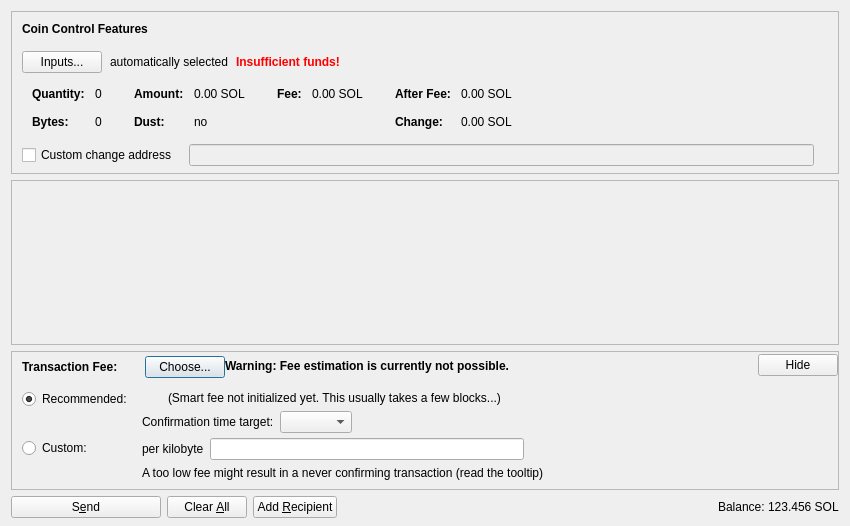
<?xml version="1.0" encoding="UTF-8"?>
<ui version="4.0">
 <class>SendCoinsDialog</class>
 <widget class="QDialog" name="SendCoinsDialog">
  <property name="geometry">
   <rect>
    <x>0</x>
    <y>0</y>
    <width>850</width>
    <height>526</height>
   </rect>
  </property>
  <property name="windowTitle">
   <string>Send Coins</string>
  </property>
  <layout class="QVBoxLayout" name="verticalLayout" stretch="0,1,0,0">
   <property name="bottomMargin">
    <number>8</number>
   </property>
   <item>
    <widget class="QFrame" name="frameCoinControl">
     <property name="sizePolicy">
      <sizepolicy hsizetype="Expanding" vsizetype="Expanding">
       <horstretch>0</horstretch>
       <verstretch>0</verstretch>
      </sizepolicy>
     </property>
     <property name="maximumSize">
      <size>
       <width>16777215</width>
       <height>16777215</height>
      </size>
     </property>
     <property name="frameShape">
      <enum>QFrame::StyledPanel</enum>
     </property>
     <property name="frameShadow">
      <enum>QFrame::Sunken</enum>
     </property>
     <layout class="QVBoxLayout" name="verticalLayoutCoinControl2">
      <property name="spacing">
       <number>0</number>
      </property>
      <property name="leftMargin">
       <number>0</number>
      </property>
      <property name="topMargin">
       <number>0</number>
      </property>
      <property name="rightMargin">
       <number>0</number>
      </property>
      <property name="bottomMargin">
       <number>6</number>
      </property>
      <item>
       <layout class="QVBoxLayout" name="verticalLayoutCoinControl" stretch="0,0,0,0,1">
        <property name="spacing">
         <number>0</number>
        </property>
        <property name="leftMargin">
         <number>10</number>
        </property>
        <property name="topMargin">
         <number>10</number>
        </property>
        <item>
         <layout class="QHBoxLayout" name="horizontalLayoutCoinControl1">
          <property name="bottomMargin">
           <number>15</number>
          </property>
          <item>
           <widget class="QLabel" name="labelCoinControlFeatures">
            <property name="sizePolicy">
             <sizepolicy hsizetype="Preferred" vsizetype="Maximum">
              <horstretch>0</horstretch>
              <verstretch>0</verstretch>
             </sizepolicy>
            </property>
            <property name="font">
             <font>
              <weight>75</weight>
              <bold>true</bold>
             </font>
            </property>
            <property name="styleSheet">
             <string notr="true">font-weight:bold;</string>
            </property>
            <property name="text">
             <string>Coin Control Features</string>
            </property>
           </widget>
          </item>
         </layout>
        </item>
        <item>
         <layout class="QHBoxLayout" name="horizontalLayoutCoinControl2" stretch="0,0,0,0">
          <property name="spacing">
           <number>8</number>
          </property>
          <property name="bottomMargin">
           <number>10</number>
          </property>
          <item>
           <widget class="QPushButton" name="pushButtonCoinControl">
            <property name="styleSheet">
             <string notr="true"/>
            </property>
            <property name="text">
             <string>Inputs...</string>
            </property>
            <property name="autoDefault">
             <bool>false</bool>
            </property>
           </widget>
          </item>
          <item>
           <widget class="QLabel" name="labelCoinControlAutomaticallySelected">
            <property name="text">
             <string>automatically selected</string>
            </property>
            <property name="margin">
             <number>5</number>
            </property>
           </widget>
          </item>
          <item>
           <widget class="QLabel" name="labelCoinControlInsuffFunds">
            <property name="font">
             <font>
              <weight>75</weight>
              <bold>true</bold>
             </font>
            </property>
            <property name="styleSheet">
             <string notr="true">color:red;font-weight:bold;</string>
            </property>
            <property name="text">
             <string>Insufficient funds!</string>
            </property>
            <property name="margin">
             <number>5</number>
            </property>
           </widget>
          </item>
          <item>
           <spacer name="horizontalSpacerCoinControl">
            <property name="orientation">
             <enum>Qt::Horizontal</enum>
            </property>
            <property name="sizeHint" stdset="0">
             <size>
              <width>40</width>
              <height>1</height>
             </size>
            </property>
           </spacer>
          </item>
         </layout>
        </item>
        <item>
         <widget class="QWidget" name="widgetCoinControl" native="true">
          <property name="sizePolicy">
           <sizepolicy hsizetype="Preferred" vsizetype="Preferred">
            <horstretch>0</horstretch>
            <verstretch>0</verstretch>
           </sizepolicy>
          </property>
          <property name="minimumSize">
           <size>
            <width>0</width>
            <height>0</height>
           </size>
          </property>
          <property name="styleSheet">
           <string notr="true"/>
          </property>
          <layout class="QHBoxLayout" name="horizontalLayoutCoinControl5">
           <property name="leftMargin">
            <number>0</number>
           </property>
           <property name="topMargin">
            <number>0</number>
           </property>
           <property name="rightMargin">
            <number>0</number>
           </property>
           <property name="bottomMargin">
            <number>0</number>
           </property>
           <item>
            <layout class="QHBoxLayout" name="horizontalLayoutCoinControl3" stretch="0,0,0,1">
             <property name="spacing">
              <number>20</number>
             </property>
             <property name="topMargin">
              <number>0</number>
             </property>
             <property name="bottomMargin">
              <number>10</number>
             </property>
             <item>
              <layout class="QFormLayout" name="formLayoutCoinControl1">
               <property name="horizontalSpacing">
                <number>10</number>
               </property>
               <property name="verticalSpacing">
                <number>14</number>
               </property>
               <property name="leftMargin">
                <number>10</number>
               </property>
               <property name="topMargin">
                <number>4</number>
               </property>
               <property name="rightMargin">
                <number>6</number>
               </property>
               <item row="0" column="0">
                <widget class="QLabel" name="labelCoinControlQuantityText">
                 <property name="font">
                  <font>
                   <weight>75</weight>
                   <bold>true</bold>
                  </font>
                 </property>
                 <property name="text">
                  <string>Quantity:</string>
                 </property>
                 <property name="margin">
                  <number>0</number>
                 </property>
                </widget>
               </item>
               <item row="0" column="1">
                <widget class="QLabel" name="labelCoinControlQuantity">
                 <property name="cursor">
                  <cursorShape>IBeamCursor</cursorShape>
                 </property>
                 <property name="contextMenuPolicy">
                  <enum>Qt::ActionsContextMenu</enum>
                 </property>
                 <property name="text">
                  <string notr="true">0</string>
                 </property>
                 <property name="margin">
                  <number>0</number>
                 </property>
                 <property name="textInteractionFlags">
                  <set>Qt::LinksAccessibleByMouse|Qt::TextSelectableByKeyboard|Qt::TextSelectableByMouse</set>
                 </property>
                </widget>
               </item>
               <item row="1" column="0">
                <widget class="QLabel" name="labelCoinControlBytesText">
                 <property name="font">
                  <font>
                   <weight>75</weight>
                   <bold>true</bold>
                  </font>
                 </property>
                 <property name="text">
                  <string>Bytes:</string>
                 </property>
                </widget>
               </item>
               <item row="1" column="1">
                <widget class="QLabel" name="labelCoinControlBytes">
                 <property name="cursor">
                  <cursorShape>IBeamCursor</cursorShape>
                 </property>
                 <property name="contextMenuPolicy">
                  <enum>Qt::ActionsContextMenu</enum>
                 </property>
                 <property name="text">
                  <string notr="true">0</string>
                 </property>
                 <property name="textInteractionFlags">
                  <set>Qt::LinksAccessibleByMouse|Qt::TextSelectableByKeyboard|Qt::TextSelectableByMouse</set>
                 </property>
                </widget>
               </item>
              </layout>
             </item>
             <item>
              <layout class="QFormLayout" name="formLayoutCoinControl2">
               <property name="horizontalSpacing">
                <number>10</number>
               </property>
               <property name="verticalSpacing">
                <number>14</number>
               </property>
               <property name="leftMargin">
                <number>6</number>
               </property>
               <property name="topMargin">
                <number>4</number>
               </property>
               <property name="rightMargin">
                <number>6</number>
               </property>
               <item row="0" column="0">
                <widget class="QLabel" name="labelCoinControlAmountText">
                 <property name="font">
                  <font>
                   <weight>75</weight>
                   <bold>true</bold>
                  </font>
                 </property>
                 <property name="text">
                  <string>Amount:</string>
                 </property>
                 <property name="margin">
                  <number>0</number>
                 </property>
                </widget>
               </item>
               <item row="0" column="1">
                <widget class="QLabel" name="labelCoinControlAmount">
                 <property name="cursor">
                  <cursorShape>IBeamCursor</cursorShape>
                 </property>
                 <property name="contextMenuPolicy">
                  <enum>Qt::ActionsContextMenu</enum>
                 </property>
                 <property name="text">
                  <string notr="true">0.00 SOL</string>
                 </property>
                 <property name="textInteractionFlags">
                  <set>Qt::LinksAccessibleByMouse|Qt::TextSelectableByKeyboard|Qt::TextSelectableByMouse</set>
                 </property>
                </widget>
               </item>
               <item row="1" column="0">
                <widget class="QLabel" name="labelCoinControlLowOutputText">
                 <property name="font">
                  <font>
                   <weight>75</weight>
                   <bold>true</bold>
                  </font>
                 </property>
                 <property name="text">
                  <string>Dust:</string>
                 </property>
                </widget>
               </item>
               <item row="1" column="1">
                <widget class="QLabel" name="labelCoinControlLowOutput">
                 <property name="cursor">
                  <cursorShape>IBeamCursor</cursorShape>
                 </property>
                 <property name="contextMenuPolicy">
                  <enum>Qt::ActionsContextMenu</enum>
                 </property>
                 <property name="text">
                  <string notr="true">no</string>
                 </property>
                 <property name="textInteractionFlags">
                  <set>Qt::LinksAccessibleByMouse|Qt::TextSelectableByKeyboard|Qt::TextSelectableByMouse</set>
                 </property>
                </widget>
               </item>
              </layout>
             </item>
             <item>
              <layout class="QFormLayout" name="formLayoutCoinControl3">
               <property name="horizontalSpacing">
                <number>10</number>
               </property>
               <property name="verticalSpacing">
                <number>14</number>
               </property>
               <property name="leftMargin">
                <number>6</number>
               </property>
               <property name="topMargin">
                <number>4</number>
               </property>
               <property name="rightMargin">
                <number>6</number>
               </property>
               <item row="0" column="0">
                <widget class="QLabel" name="labelCoinControlFeeText">
                 <property name="font">
                  <font>
                   <weight>75</weight>
                   <bold>true</bold>
                  </font>
                 </property>
                 <property name="text">
                  <string>Fee:</string>
                 </property>
                 <property name="margin">
                  <number>0</number>
                 </property>
                </widget>
               </item>
               <item row="0" column="1">
                <widget class="QLabel" name="labelCoinControlFee">
                 <property name="cursor">
                  <cursorShape>IBeamCursor</cursorShape>
                 </property>
                 <property name="contextMenuPolicy">
                  <enum>Qt::ActionsContextMenu</enum>
                 </property>
                 <property name="text">
                  <string notr="true">0.00 SOL</string>
                 </property>
                 <property name="textInteractionFlags">
                  <set>Qt::LinksAccessibleByMouse|Qt::TextSelectableByKeyboard|Qt::TextSelectableByMouse</set>
                 </property>
                </widget>
               </item>
              </layout>
             </item>
             <item>
              <layout class="QFormLayout" name="formLayoutCoinControl4">
               <property name="horizontalSpacing">
                <number>10</number>
               </property>
               <property name="verticalSpacing">
                <number>14</number>
               </property>
               <property name="leftMargin">
                <number>6</number>
               </property>
               <property name="topMargin">
                <number>4</number>
               </property>
               <property name="rightMargin">
                <number>6</number>
               </property>
               <item row="0" column="0">
                <widget class="QLabel" name="labelCoinControlAfterFeeText">
                 <property name="font">
                  <font>
                   <weight>75</weight>
                   <bold>true</bold>
                  </font>
                 </property>
                 <property name="text">
                  <string>After Fee:</string>
                 </property>
                 <property name="margin">
                  <number>0</number>
                 </property>
                </widget>
               </item>
               <item row="0" column="1">
                <widget class="QLabel" name="labelCoinControlAfterFee">
                 <property name="cursor">
                  <cursorShape>IBeamCursor</cursorShape>
                 </property>
                 <property name="contextMenuPolicy">
                  <enum>Qt::ActionsContextMenu</enum>
                 </property>
                 <property name="text">
                  <string notr="true">0.00 SOL</string>
                 </property>
                 <property name="textInteractionFlags">
                  <set>Qt::LinksAccessibleByMouse|Qt::TextSelectableByKeyboard|Qt::TextSelectableByMouse</set>
                 </property>
                </widget>
               </item>
               <item row="1" column="0">
                <widget class="QLabel" name="labelCoinControlChangeText">
                 <property name="font">
                  <font>
                   <weight>75</weight>
                   <bold>true</bold>
                  </font>
                 </property>
                 <property name="text">
                  <string>Change:</string>
                 </property>
                </widget>
               </item>
               <item row="1" column="1">
                <widget class="QLabel" name="labelCoinControlChange">
                 <property name="cursor">
                  <cursorShape>IBeamCursor</cursorShape>
                 </property>
                 <property name="contextMenuPolicy">
                  <enum>Qt::ActionsContextMenu</enum>
                 </property>
                 <property name="text">
                  <string notr="true">0.00 SOL</string>
                 </property>
                 <property name="textInteractionFlags">
                  <set>Qt::LinksAccessibleByMouse|Qt::TextSelectableByKeyboard|Qt::TextSelectableByMouse</set>
                 </property>
                </widget>
               </item>
              </layout>
             </item>
            </layout>
           </item>
          </layout>
         </widget>
        </item>
        <item>
         <layout class="QHBoxLayout" name="horizontalLayoutCoinControl4" stretch="0,0,0">
          <property name="spacing">
           <number>12</number>
          </property>
          <property name="sizeConstraint">
           <enum>QLayout::SetDefaultConstraint</enum>
          </property>
          <property name="topMargin">
           <number>5</number>
          </property>
          <property name="rightMargin">
           <number>5</number>
          </property>
          <item>
           <widget class="QCheckBox" name="checkBoxCoinControlChange">
            <property name="toolTip">
             <string>If this is activated, but the change address is empty or invalid, change will be sent to a newly generated address.</string>
            </property>
            <property name="text">
             <string>Custom change address</string>
            </property>
           </widget>
          </item>
          <item>
           <widget class="QValidatedLineEdit" name="lineEditCoinControlChange">
            <property name="enabled">
             <bool>false</bool>
            </property>
            <property name="sizePolicy">
             <sizepolicy hsizetype="Expanding" vsizetype="Fixed">
              <horstretch>0</horstretch>
              <verstretch>0</verstretch>
             </sizepolicy>
            </property>
           </widget>
          </item>
          <item>
           <widget class="QLabel" name="labelCoinControlChangeLabel">
            <property name="sizePolicy">
             <sizepolicy hsizetype="Preferred" vsizetype="Expanding">
              <horstretch>0</horstretch>
              <verstretch>0</verstretch>
             </sizepolicy>
            </property>
            <property name="minimumSize">
             <size>
              <width>0</width>
              <height>0</height>
             </size>
            </property>
            <property name="text">
             <string/>
            </property>
            <property name="margin">
             <number>3</number>
            </property>
           </widget>
          </item>
         </layout>
        </item>
        <item>
         <spacer name="verticalSpacerCoinControl">
          <property name="orientation">
           <enum>Qt::Vertical</enum>
          </property>
          <property name="sizeHint" stdset="0">
           <size>
            <width>800</width>
            <height>1</height>
           </size>
          </property>
         </spacer>
        </item>
       </layout>
      </item>
     </layout>
    </widget>
   </item>
   <item>
    <widget class="QScrollArea" name="scrollArea">
     <property name="widgetResizable">
      <bool>true</bool>
     </property>
     <widget class="QWidget" name="scrollAreaWidgetContents">
      <property name="geometry">
       <rect>
        <x>0</x>
        <y>0</y>
        <width>830</width>
        <height>104</height>
       </rect>
      </property>
      <layout class="QVBoxLayout" name="verticalLayout_2" stretch="0,1">
       <property name="leftMargin">
        <number>0</number>
       </property>
       <property name="topMargin">
        <number>0</number>
       </property>
       <property name="rightMargin">
        <number>0</number>
       </property>
       <property name="bottomMargin">
        <number>0</number>
       </property>
       <item>
        <layout class="QVBoxLayout" name="entries">
         <property name="spacing">
          <number>6</number>
         </property>
        </layout>
       </item>
       <item>
        <spacer name="verticalSpacer">
         <property name="orientation">
          <enum>Qt::Vertical</enum>
         </property>
         <property name="sizeHint" stdset="0">
          <size>
           <width>20</width>
           <height>40</height>
          </size>
         </property>
        </spacer>
       </item>
      </layout>
     </widget>
    </widget>
   </item>
   <item>
    <widget class="QFrame" name="frameFee">
     <property name="sizePolicy">
      <sizepolicy hsizetype="Expanding" vsizetype="Expanding">
       <horstretch>0</horstretch>
       <verstretch>0</verstretch>
      </sizepolicy>
     </property>
     <property name="maximumSize">
      <size>
       <width>16777215</width>
       <height>16777215</height>
      </size>
     </property>
     <property name="frameShape">
      <enum>QFrame::StyledPanel</enum>
     </property>
     <property name="frameShadow">
      <enum>QFrame::Sunken</enum>
     </property>
     <layout class="QVBoxLayout" name="verticalLayoutFee1">
      <property name="spacing">
       <number>0</number>
      </property>
      <property name="leftMargin">
       <number>0</number>
      </property>
      <property name="topMargin">
       <number>0</number>
      </property>
      <property name="rightMargin">
       <number>0</number>
      </property>
      <property name="bottomMargin">
       <number>0</number>
      </property>
      <item>
       <layout class="QVBoxLayout" name="verticalLayoutFee2" stretch="0,0,0">
        <property name="spacing">
         <number>0</number>
        </property>
        <property name="leftMargin">
         <number>10</number>
        </property>
        <property name="topMargin">
         <number>0</number>
        </property>
        <item>
         <layout class="QHBoxLayout" name="horizontalLayoutFee1">
          <property name="bottomMargin">
           <number>0</number>
          </property>
          <item>
           <layout class="QVBoxLayout" name="verticalLayoutFee7">
            <property name="spacing">
             <number>0</number>
            </property>
            <item>
             <spacer name="verticalSpacerSmartFee">
              <property name="orientation">
               <enum>Qt::Vertical</enum>
              </property>
              <property name="sizeType">
               <enum>QSizePolicy::Fixed</enum>
              </property>
              <property name="sizeHint" stdset="0">
               <size>
                <width>1</width>
                <height>4</height>
               </size>
              </property>
             </spacer>
            </item>
            <item>
             <layout class="QHBoxLayout" name="horizontalLayoutSmartFee">
              <property name="spacing">
               <number>10</number>
              </property>
              <item>
               <widget class="QLabel" name="labelFeeHeadline">
                <property name="sizePolicy">
                 <sizepolicy hsizetype="Preferred" vsizetype="Maximum">
                  <horstretch>0</horstretch>
                  <verstretch>0</verstretch>
                 </sizepolicy>
                </property>
                <property name="font">
                 <font>
                  <weight>75</weight>
                  <bold>true</bold>
                 </font>
                </property>
                <property name="styleSheet">
                 <string notr="true">font-weight:bold;</string>
                </property>
                <property name="text">
                 <string>Transaction Fee:</string>
                </property>
               </widget>
              </item>
              <item>
               <widget class="QLabel" name="labelFeeMinimized">
                <property name="text">
                 <string/>
                </property>
               </widget>
              </item>
              <item>
               <widget class="QPushButton" name="buttonChooseFee">
                <property name="text">
                 <string>Choose...</string>
                </property>
               </widget>
              </item>
             </layout>
            </item>
            <item>
             <spacer name="verticalSpacer_5">
              <property name="orientation">
               <enum>Qt::Vertical</enum>
              </property>
              <property name="sizeHint" stdset="0">
               <size>
                <width>1</width>
                <height>1</height>
               </size>
              </property>
             </spacer>
            </item>
           </layout>
          </item>
          <item>
           <widget class="QLabel" name="fallbackFeeWarningLabel">
            <property name="toolTip">
             <string>Using the fallbackfee can result in sending a transaction that will take several hours or days (or never) to confirm. Consider choosing your fee manually or wait until you have validated the complete chain.</string>
            </property>
            <property name="font">
            <font>
                <weight>75</weight>
                <bold>true</bold>
            </font>
            </property>
            <property name="text">
             <string>Warning: Fee estimation is currently not possible.</string>
            </property>
            <property name="wordWrap">
             <bool>false</bool>
            </property>
           </widget>
          </item>
          <item>
           <spacer name="horizontalSpacer_4">
            <property name="orientation">
             <enum>Qt::Horizontal</enum>
            </property>
            <property name="sizeType">
             <enum>QSizePolicy::MinimumExpanding</enum>
            </property>
            <property name="sizeHint" stdset="0">
             <size>
              <width>40</width>
              <height>20</height>
             </size>
            </property>
           </spacer>
          </item>
          <item>
           <widget class="QPushButton" name="buttonMinimizeFee">
            <property name="toolTip">
             <string>collapse fee-settings</string>
            </property>
            <property name="text">
             <string>Hide</string>
            </property>
           </widget>
          </item>
         </layout>
        </item>
        <item>
         <widget class="QFrame" name="frameFeeSelection">
          <layout class="QVBoxLayout" name="verticalLayoutFee12">
           <property name="spacing">
            <number>0</number>
           </property>
           <property name="leftMargin">
            <number>0</number>
           </property>
           <property name="topMargin">
            <number>0</number>
           </property>
           <property name="rightMargin">
            <number>0</number>
           </property>
           <property name="bottomMargin">
            <number>0</number>
           </property>
           <item>
            <layout class="QGridLayout" name="gridLayoutFee">
             <property name="topMargin">
              <number>10</number>
             </property>
             <property name="bottomMargin">
              <number>4</number>
             </property>
             <property name="horizontalSpacing">
              <number>10</number>
             </property>
             <property name="verticalSpacing">
              <number>4</number>
             </property>
             <item row="1" column="1">
              <layout class="QVBoxLayout" name="verticalLayoutFee8">
               <property name="spacing">
                <number>6</number>
               </property>
               <item>
                <layout class="QHBoxLayout" name="horizontalLayoutFee13">
                 <item>
                  <widget class="QLabel" name="labelCustomPerKilobyte">
                   <property name="toolTip">
                    <string>Specify a custom fee per kB (1,000 bytes) of the transaction's virtual size.

Note:  Since the fee is calculated on a per-byte basis, a fee of "100 satoshis per kB" for a transaction size of 500 bytes (half of 1 kB) would ultimately yield a fee of only 50 satoshis.</string>
                   </property>
                   <property name="text">
                    <string>per kilobyte</string>
                   </property>
                  </widget>
                 </item>
                 <item>
                  <widget class="BitcoinAmountField" name="customFee"/>
                 </item>
                 <item>
                  <spacer name="horizontalSpacer_6">
                   <property name="orientation">
                    <enum>Qt::Horizontal</enum>
                   </property>
                   <property name="sizeHint" stdset="0">
                    <size>
                     <width>1</width>
                     <height>1</height>
                    </size>
                   </property>
                  </spacer>
                 </item>
                </layout>
               </item>
               <item>
                <layout class="QHBoxLayout" name="horizontalLayoutFee8">
                 <item>
                  <widget class="QLabel" name="labelCustomFeeWarning">
                   <property name="enabled">
                    <bool>true</bool>
                   </property>
                   <property name="toolTip">
                    <string>When there is less transaction volume than space in the blocks, miners as well as relaying nodes may enforce a minimum fee. Paying only this minimum fee is just fine, but be aware that this can result in a never confirming transaction once there is more demand for solidus transactions than the network can process.</string>
                   </property>
                   <property name="text">
                    <string>A too low fee might result in a never confirming transaction (read the tooltip)</string>
                   </property>
                  </widget>
                 </item>
                 <item>
                  <spacer name="horizontalSpacer_2">
                   <property name="orientation">
                    <enum>Qt::Horizontal</enum>
                   </property>
                   <property name="sizeHint" stdset="0">
                    <size>
                     <width>1</width>
                     <height>1</height>
                    </size>
                   </property>
                  </spacer>
                 </item>
                </layout>
               </item>
              </layout>
             </item>
             <item row="0" column="0">
              <layout class="QVBoxLayout" name="verticalLayoutFee4" stretch="0,1">
               <item>
                <widget class="QRadioButton" name="radioSmartFee">
                 <property name="text">
                  <string>Recommended:</string>
                 </property>
                 <property name="checked">
                  <bool>true</bool>
                 </property>
                 <attribute name="buttonGroup">
                  <string notr="true">groupFee</string>
                 </attribute>
                </widget>
               </item>
               <item>
                <spacer name="verticalSpacer_2">
                 <property name="orientation">
                  <enum>Qt::Vertical</enum>
                 </property>
                 <property name="sizeHint" stdset="0">
                  <size>
                   <width>1</width>
                   <height>1</height>
                  </size>
                 </property>
                </spacer>
               </item>
              </layout>
             </item>
             <item row="1" column="0">
              <layout class="QVBoxLayout" name="verticalLayoutFee9" stretch="0,1">
               <item>
                <widget class="QRadioButton" name="radioCustomFee">
                 <property name="text">
                  <string>Custom:</string>
                 </property>
                 <attribute name="buttonGroup">
                  <string notr="true">groupFee</string>
                 </attribute>
                </widget>
               </item>
               <item>
                <spacer name="verticalSpacer_6">
                 <property name="orientation">
                  <enum>Qt::Vertical</enum>
                 </property>
                 <property name="sizeHint" stdset="0">
                  <size>
                   <width>1</width>
                   <height>1</height>
                  </size>
                 </property>
                </spacer>
               </item>
              </layout>
             </item>
             <item row="0" column="1">
              <layout class="QVBoxLayout" name="verticalLayoutFee3" stretch="0,0,1">
               <property name="spacing">
                <number>6</number>
               </property>
               <property name="topMargin">
                <number>2</number>
               </property>
               <item>
                <layout class="QHBoxLayout" name="horizontalLayoutFee12">
                 <item>
                  <widget class="QLabel" name="labelSmartFee">
                   <property name="text">
                    <string/>
                   </property>
                  </widget>
                 </item>
                 <item>
                  <widget class="QLabel" name="labelFeeEstimation">
                   <property name="text">
                    <string/>
                   </property>
                  </widget>
                 </item>
                 <item>
                  <widget class="QLabel" name="labelSmartFee2">
                   <property name="text">
                    <string>(Smart fee not initialized yet. This usually takes a few blocks...)</string>
                   </property>
                  </widget>
                 </item>
                 <item>
                  <spacer name="horizontalSpacer_5">
                   <property name="orientation">
                    <enum>Qt::Horizontal</enum>
                   </property>
                   <property name="sizeHint" stdset="0">
                    <size>
                     <width>1</width>
                     <height>1</height>
                    </size>
                   </property>
                  </spacer>
                 </item>
                </layout>
               </item>
               <item>
                <layout class="QHBoxLayout" name="horizontalLayoutFee9">
                 <item>
                  <layout class="QVBoxLayout" name="verticalLayoutFee6">
                   <item>
                    <widget class="QLabel" name="labelSmartFee3">
                     <property name="text">
                      <string>Confirmation time target:</string>
                     </property>
                    </widget>
                   </item>
                  </layout>
                 </item>
                 <item>
                  <layout class="QVBoxLayout" name="verticalLayoutFee5">
                   <property name="rightMargin">
                    <number>30</number>
                   </property>
                   <item>
                    <layout class="QHBoxLayout" name="horizontalLayoutConfTarget">
                     <property name="bottomMargin">
                      <number>0</number>
                     </property>
                     <item>
                      <widget class="QComboBox" name="confTargetSelector"/>
                     </item>
                     <item>
                      <spacer name="horizontalSpacerConfTarget">
                       <property name="orientation">
                        <enum>Qt::Horizontal</enum>
                       </property>
                       <property name="sizeHint" stdset="0">
                        <size>
                         <width>40</width>
                         <height>20</height>
                        </size>
                       </property>
                      </spacer>
                     </item>
                    </layout>
                   </item>
                  </layout>
                 </item>
                </layout>
               </item>
               <item>
                <spacer name="verticalSpacer_4">
                 <property name="orientation">
                  <enum>Qt::Vertical</enum>
                 </property>
                 <property name="sizeHint" stdset="0">
                  <size>
                   <width>1</width>
                   <height>1</height>
                  </size>
                 </property>
                </spacer>
               </item>
              </layout>
             </item>
            </layout>
           </item>
          </layout>
         </widget>
        </item>
        <item>
         <spacer name="verticalSpacerFee">
          <property name="orientation">
           <enum>Qt::Vertical</enum>
          </property>
          <property name="sizeHint" stdset="0">
           <size>
            <width>40</width>
            <height>5</height>
           </size>
          </property>
         </spacer>
        </item>
       </layout>
      </item>
     </layout>
    </widget>
   </item>
   <item>
    <layout class="QHBoxLayout" name="horizontalLayout">
     <item>
      <widget class="QPushButton" name="sendButton">
       <property name="minimumSize">
        <size>
         <width>150</width>
         <height>0</height>
        </size>
       </property>
       <property name="toolTip">
        <string>Confirm the send action</string>
       </property>
       <property name="text">
        <string>S&amp;end</string>
       </property>
       <property name="icon">
        <iconset resource="../bitcoin.qrc">
         <normaloff>:/icons/send</normaloff>:/icons/send</iconset>
       </property>
       <property name="autoDefault">
        <bool>false</bool>
       </property>
       <property name="default">
        <bool>false</bool>
       </property>
      </widget>
     </item>
     <item>
      <widget class="QPushButton" name="clearButton">
       <property name="sizePolicy">
        <sizepolicy hsizetype="Minimum" vsizetype="Fixed">
         <horstretch>0</horstretch>
         <verstretch>0</verstretch>
        </sizepolicy>
       </property>
       <property name="toolTip">
        <string>Clear all fields of the form.</string>
       </property>
       <property name="text">
        <string>Clear &amp;All</string>
       </property>
       <property name="icon">
        <iconset resource="../bitcoin.qrc">
         <normaloff>:/icons/remove</normaloff>:/icons/remove</iconset>
       </property>
       <property name="autoDefault">
        <bool>false</bool>
       </property>
      </widget>
     </item>
     <item>
      <widget class="QPushButton" name="addButton">
       <property name="toolTip">
        <string>Send to multiple recipients at once</string>
       </property>
       <property name="text">
        <string>Add &amp;Recipient</string>
       </property>
       <property name="icon">
        <iconset resource="../bitcoin.qrc">
         <normaloff>:/icons/add</normaloff>:/icons/add</iconset>
       </property>
       <property name="autoDefault">
        <bool>false</bool>
       </property>
      </widget>
     </item>
     <item>
      <spacer name="horizontalSpacer">
       <property name="orientation">
        <enum>Qt::Horizontal</enum>
       </property>
       <property name="sizeHint" stdset="0">
        <size>
         <width>40</width>
         <height>20</height>
        </size>
       </property>
      </spacer>
     </item>
     <item>
      <layout class="QHBoxLayout" name="horizontalLayout_2">
       <property name="spacing">
        <number>3</number>
       </property>
       <item>
        <widget class="QLabel" name="label">
         <property name="sizePolicy">
          <sizepolicy hsizetype="Preferred" vsizetype="Fixed">
           <horstretch>0</horstretch>
           <verstretch>0</verstretch>
          </sizepolicy>
         </property>
         <property name="text">
          <string>Balance:</string>
         </property>
        </widget>
       </item>
       <item>
        <widget class="QLabel" name="labelBalance">
         <property name="sizePolicy">
          <sizepolicy hsizetype="Preferred" vsizetype="Fixed">
           <horstretch>0</horstretch>
           <verstretch>0</verstretch>
          </sizepolicy>
         </property>
         <property name="cursor">
          <cursorShape>IBeamCursor</cursorShape>
         </property>
         <property name="text">
          <string notr="true">123.456 SOL</string>
         </property>
         <property name="textInteractionFlags">
          <set>Qt::LinksAccessibleByMouse|Qt::TextSelectableByKeyboard|Qt::TextSelectableByMouse</set>
         </property>
        </widget>
       </item>
      </layout>
     </item>
    </layout>
   </item>
  </layout>
 </widget>
 <customwidgets>
  <customwidget>
   <class>QValidatedLineEdit</class>
   <extends>QLineEdit</extends>
   <header>qt/qvalidatedlineedit.h</header>
  </customwidget>
  <customwidget>
   <class>BitcoinAmountField</class>
   <extends>QLineEdit</extends>
   <header>qt/bitcoinamountfield.h</header>
   <container>1</container>
  </customwidget>
 </customwidgets>
 <resources>
  <include location="../bitcoin.qrc"/>
 </resources>
 <connections/>
 <buttongroups>
  <buttongroup name="groupFee"/>
 </buttongroups>
</ui>
